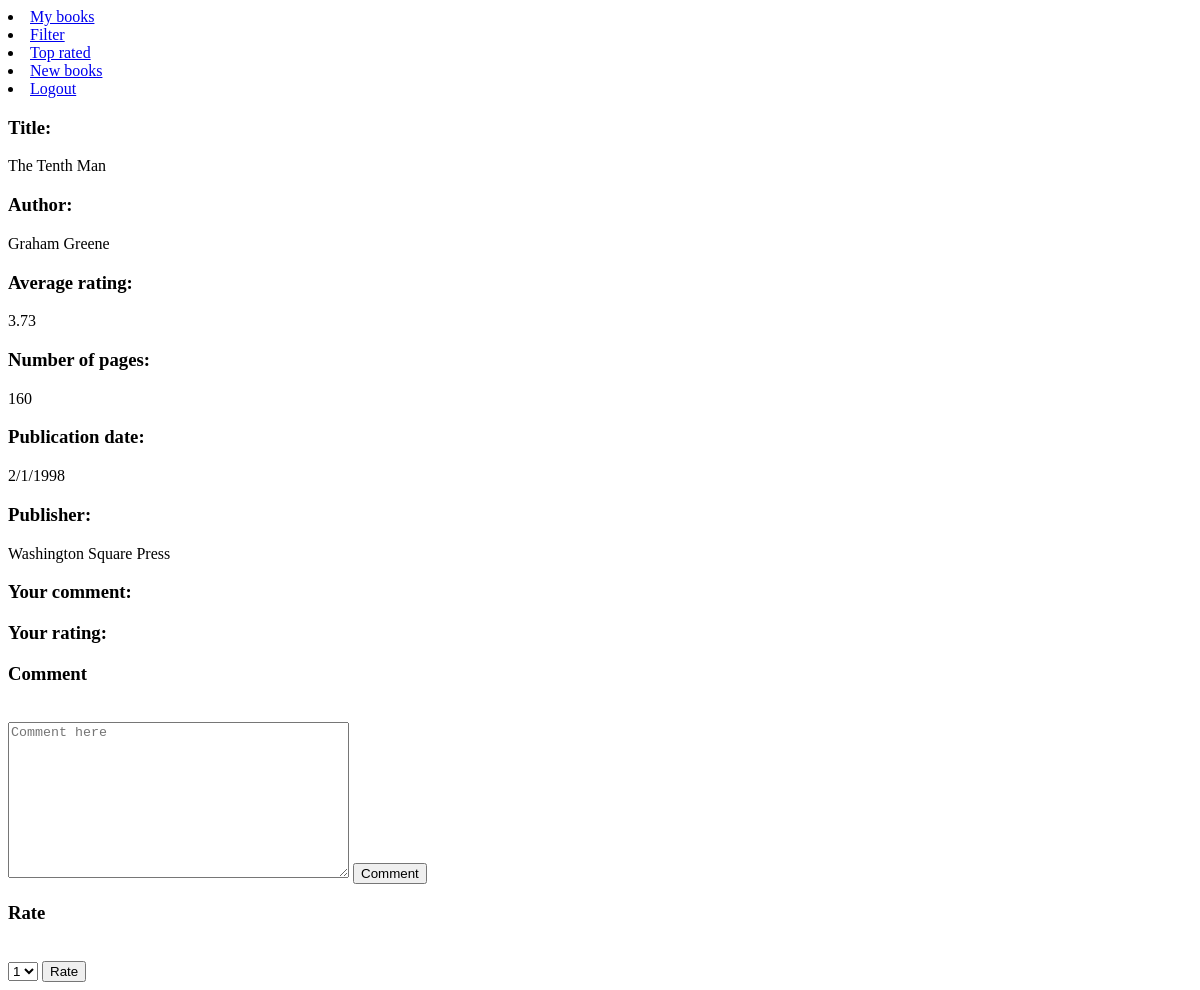
Page /books/bookinfo/3707 (signed in) on the earlier database version.
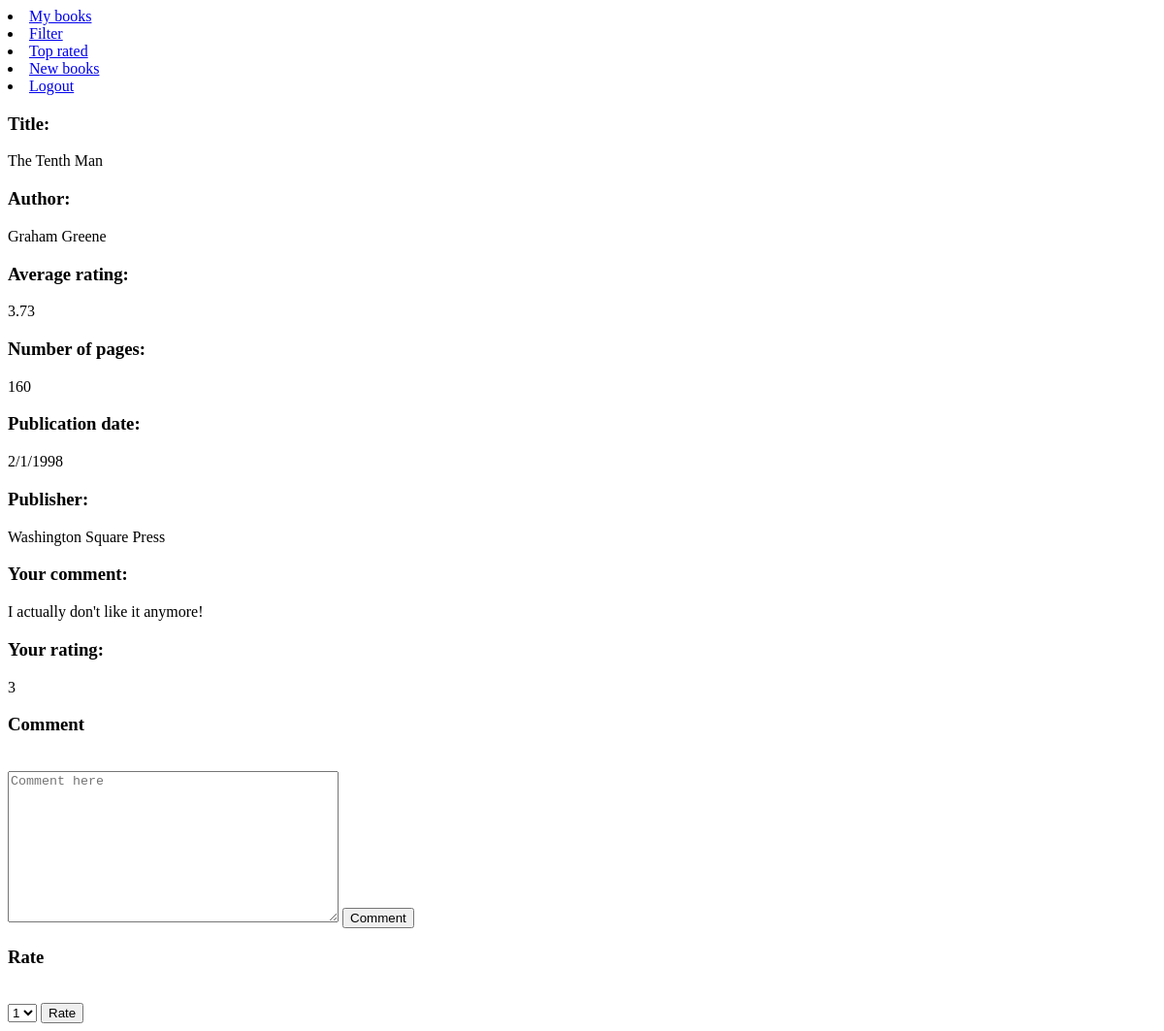
Same page on the later database version.
### tables this page shows
CREATE TABLE bookuser(
    userID INTEGER REFERENCES users(id),
    bookID INTEGER REFERENCES books(bookID),
    rating INTEGER,
    comment TEXT,
    PRIMARY KEY (userID, bookID)
);

### flaskr/books.py (the view)
@bp.route("/bookinfo/<int:id>")
def bookinfo(id):
    from . import auth
    userID = session["user_id"]
    db = get_db()
    result = db.execute("SELECT title, authors, average_rating,num_pages, publication_date, publisher, bookID FROM books WHERE bookID = ?", (id,)).fetchall()[0]
    personal = db.execute("SELECT comment,rating FROM bookuser WHERE bookID = ? AND userID = ?", (id,userID,)).fetchone()
    comment = ""
    rating = ""
    if personal is not None:
        comment = personal[0]
        rating = personal[1]
    thisBook = {
        "title": result[0],
        "author": result[1],
        "average rating": result[2],
        "number of pages": result[3],
        "publication date": result[4],
        "publisher":result[5],
        "id": result[6],
        "your comment": comment,
        "your rating": rating
    }
    global globalvalue1
    globalvalue1 = thisBook
    return render_template("eachbook.html", thisBook = thisBook)

### flaskr/auth.py (called while the page is built)
@bp.before_app_request
def load_logged_in_user():
    user_id = session.get('user_id')
    if user_id is None:
        g.user = None
    else:
        g.user = get_db().execute(
            'SELECT * FROM users WHERE id = ?', (user_id,)
        ).fetchone()

### flaskr/db.py (called while the page is built)
def get_db():
    db = getattr(g, '_database', None)
    if db is None:
        db = g._database = sqlite3.connect(DATABASE)
    return db

### flaskr/templates/eachbook.html (shortened to what this page needs)
{% extends "layout.html" %}
{% block main %}
    <div>
        <p><h3>Title:</h3>{{thisBook.title}} </p>
        <p><h3>Author:</h3> {{thisBook.author}}</p>
        <p><h3>Average rating:</h3> {{thisBook['average rating']}}</p>
        <p><h3>Number of pages:</h3> {{thisBook['number of pages']}}</p>
        <p><h3>Publication date:</h3> {{thisBook['publication date']}} </p>
        <p><h3>Publisher:</h3> {{thisBook['publisher']}}</p>
        <p><h3>Your comment:</h3> {{thisBook['your comment']}} </p>
        <p><h3>Your rating:</h3> {{thisBook['your rating']}} </p>
    </div>
    <form action = "/books/comment/{{thisBook.id}}" method = "POST">
        <label for = "comment"><h3>Comment</h3></label><br>
        <textarea rows = "10" cols = "40" name = "comment" placeholder = "Comment here"></textarea>
        <button type = "submit">Comment</button>
    </form>
    <form action = "/books/rate/{{thisBook.id}}" method = "POST">
        <label  for = "rate"><h3>Rate</h3></label><br>
        <select name="rate">
            <option value="1">1</option>
          </select>
          <button type = "submit">Rate</button>
    </form>
{% endblock %}

Differences in the rows shown:
added bookuser: comment "I actually don't like it anymore!"
Other differences:
{{ thisBook['your rating'] }}: (not shown) → "3"
